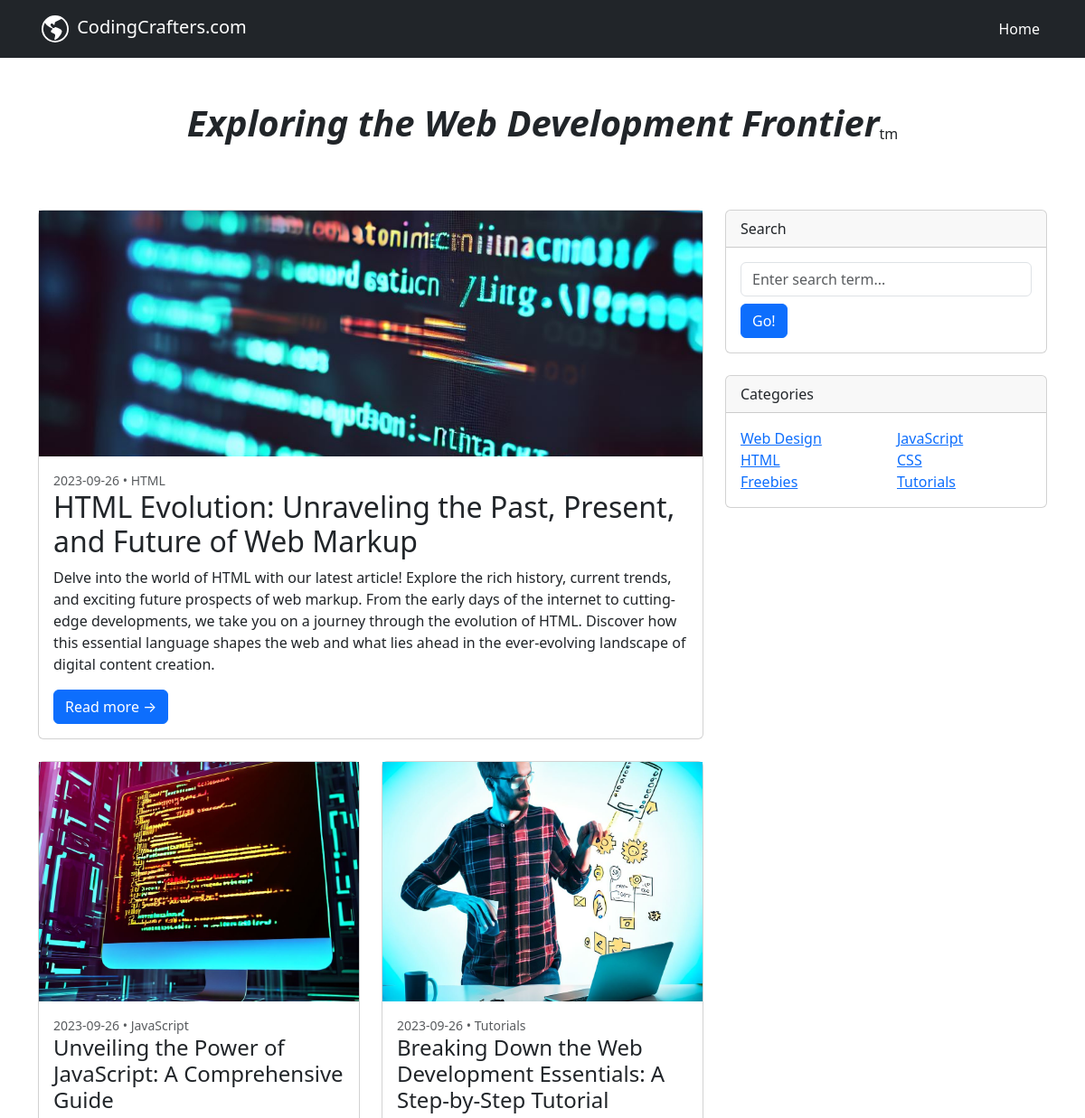
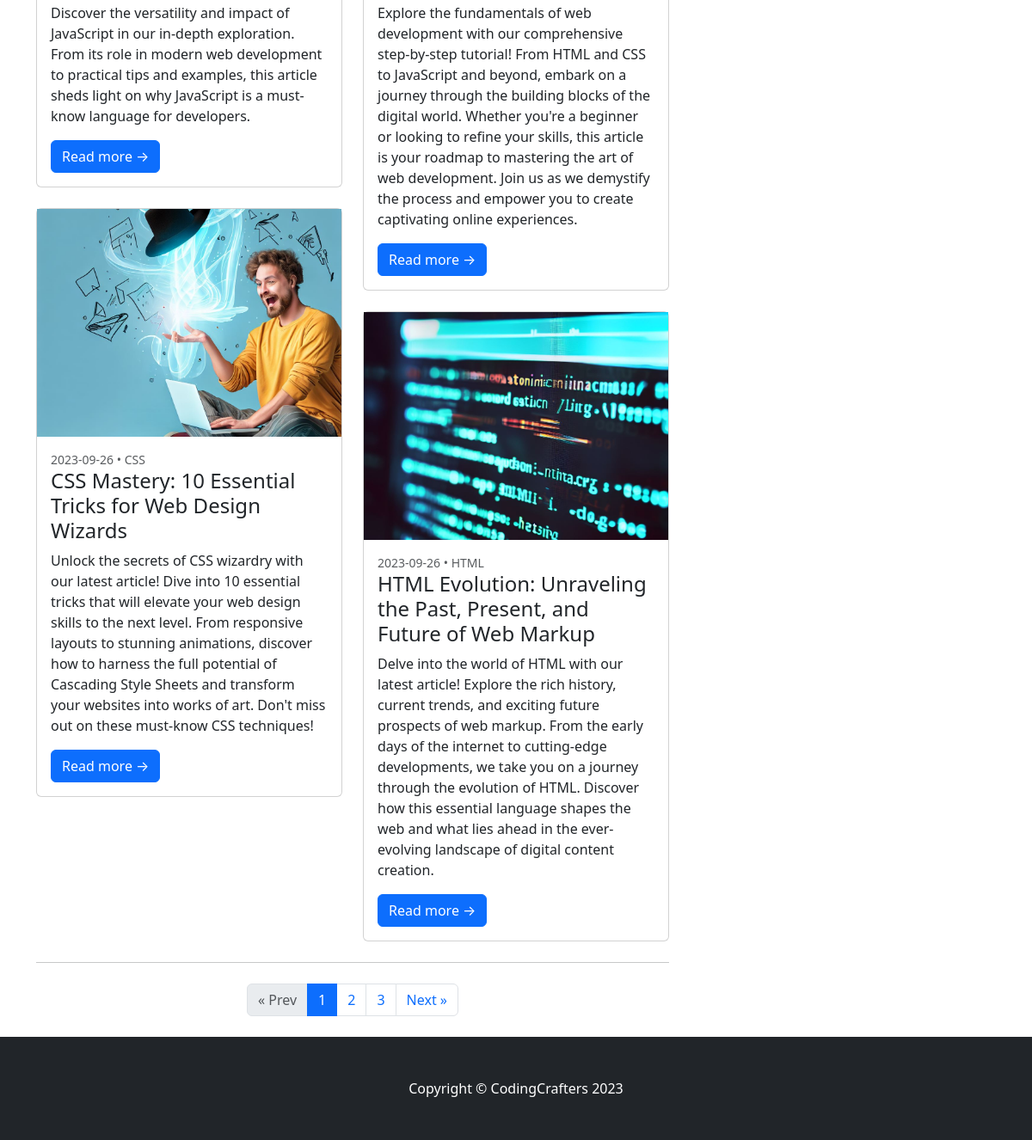
The page / on the database its author committed (2 pictures, top to bottom).
### tables this page shows
CREATE TABLE `post` (
  `post_id` int(11) NOT NULL,
  `title` text NOT NULL,
  `description` text NOT NULL,
  `content` text NOT NULL,
  `image` text NOT NULL,
  `featured` tinyint(1) NOT NULL,
  `date` date NOT NULL,
  `category` text NOT NULL,
  `user_id` int(11) DEFAULT NULL
);

### index.php (the view, shortened to what this page needs)
<?php
require_once "./php/db_connect.php";
try {
    $current_page = isset($_GET['page']) ? intval($_GET['page']) : 1;
    $offset = ($current_page - 1) * RESULTS_PER_PAGE;
    $sql = 'SELECT * FROM post ORDER BY date DESC';
    if (isset($_GET['category'])) {
        $category = filter_input(INPUT_GET, 'category', FILTER_SANITIZE_STRING);
        $sql = 'SELECT * FROM post WHERE category = :category ORDER BY date DESC';
        $stmt = $connection->prepare($sql);
        $stmt->bindParam(':category', $category, PDO::PARAM_STR);
        $stmt->execute();
        $blogPosts = $stmt->fetchAll(PDO::FETCH_ASSOC);
    } else {
        $stmt = $connection->prepare($sql);
        $stmt->execute();
        $blogPosts = $stmt->fetchAll(PDO::FETCH_ASSOC);
    }
    $total_results = count($blogPosts);
    $total_pages = ceil($total_results / RESULTS_PER_PAGE);
    $blogPosts = array_slice($blogPosts, $offset, RESULTS_PER_PAGE);
} catch (PDOException $e) {
    error_log('PDOException: ' . $e->getMessage());
    die('Sorry, an error occurred on the page. Please try again later.');
}
?>
<!DOCTYPE html>
<html lang="en">
<head>
    <link href="https://cdn.jsdelivr.net/npm/bootstrap@5.3.0/dist/css/bootstrap.min.css" rel="stylesheet"
>
    <link href="./assets/css/styles.css" rel="stylesheet" />
</head>
<body>
    <header>
        <nav class="navbar navbar-expand-lg navbar-dark bg-dark ">
            <div class="container">
                <a class="navbar-brand" href="./index">
                    CodingCrafters.com
                </a>
                <div class="collapse navbar-collapse" id="navbarSupportedContent">
                    <ul class="navbar-nav ms-auto mb-2 mb-lg-0">
                        <li class="nav-item"><a class="nav-link active" aria-current="page" href="#">Home</a></li>
                    </ul>
                </div>
            </div>
        </nav>
    </header>
    <div class='container mt-5 d-flex justify-content-center '>
        <h1 class='fw-bold fst-italic'>Exploring the Web Development Frontier</h2>
            <div class="divider my-4">tm</div>
    </div>
    <div class="container mt-5">
        <div class="row">
            <div class="col-lg-8">
                <?php
                $featuredPost = null;
                foreach ($blogPosts as $post) {
                    if ($post['featured'] == true) {
                        $featuredPost = $post;
                        break;
                    }
                }
                if ($featuredPost) {
                    ?>
                    <div class="card mb-4">
                        <a href="./pages/post?post_id=<?= $featuredPost['post_id']; ?> " style="height: 17rem;">
                            <div class="aspect-ratio-container">
                                <img class="aspect-ratio-content"
                                    src="./assets/images/uploads/<?= $featuredPost['image']; ?>"
                                    alt="<?= $featuredPost['image']; ?>" style="height: 17rem;" />
                            </div>
                        </a>
                        <div class="card-body">
                            <div class="small text-muted">
                                <?= $featuredPost['date']; ?> •
                                <?= $featuredPost['category']; ?>
                            </div>
                            <h2 class="card-title">
                                <?= $featuredPost['title']; ?>
                            </h2>
                            <p class="card-text">
                                <?= $featuredPost['description']; ?>
                            </p>
                            <a class="btn btn-primary" href="../pages/post?post_id=<?= $featuredPost['post_id']; ?>">Read
                                more
                                →</a>
                        </div>
                    </div>
                    <?php
                }
                ?>
                <div class="row">
                    <?php
                    $cantidad = count($blogPosts);
                    for ($i = 0; $i < $cantidad; $i++) {
                        if ($i % 2 === 0) {
                            ?>
                            <div class="col-lg-6">
                                <?php
                        }
                        ?>
                            <div class="card mb-4">
                                <div class="card-image-container">
                                    <a href="./pages/post?post_id=<?= $blogPosts[$i]['post_id'] ?>">
                                        <div class="aspect-ratio-container">
                                            <img class="aspect-ratio-content"
                                                src="./assets/images/uploads/<?= $blogPosts[$i]['image']; ?>"
                                                alt="<?= $blogPosts[$i]['image']; ?>" />
                                        </div>
                                    </a>
                                </div>
                                <div class="card-body">
                                    <div class="small text-muted">
                                        <?= $blogPosts[$i]['date']; ?> •
                                        <?= $blogPosts[$i]['category']; ?>
                                    </div>
                                    <h2 class="card-title h4">
                                        <?= $blogPosts[$i]['title']; ?>
                                    </h2>
                                    <p class="card-text">
                                        <?= $blogPosts[$i]['description']; ?>
                                    </p>
                                    <a class="btn btn-primary"
                                        href="./pages/post?post_id=<?= $blogPosts[$i]['post_id'] ?>">Read more
                                        →</a>
                                </div>
                            </div>
                            <?php
                            if ($i % 2 === 1 || $i === count($blogPosts) - 1) {
                                ?>
                            </div>
                            <?php
                            }
                    }
                    ?>
                </div>
                <nav aria-label="Pagination">
                    <hr class="my-0" />
                    <ul class="pagination justify-content-center my-4">
                        <?php if ($current_page > 1): ?>
                            <li class="page-item"><a class="page-link" href="?page=<?= $current_page - 1; ?>"
                                    tabindex="-1">&laquo; Prev</a></li>
                        <?php else: ?>
                            <li class="page-item disabled"><span class="page-link">&laquo; Prev</span></li>
                        <?php endif; ?>
                        <?php for ($p = 1; $p <= $total_pages; $p++): ?>
                            <?php if ($current_page == $p): ?>
                                <li class="page-item active" aria-current="page"><span class="page-link">
                                        <?= $p; ?>
                                    </span></li>
                            <?php else: ?>
                                <li class="page-item"><a class="page-link" href="?page=<?= $p; ?>">
                                        <?= $p; ?>
                                    </a></li>
                            <?php endif; ?>
                        <?php endfor; ?>
                        <?php if ($current_page < $total_pages): ?>
                            <li class="page-item"><a class="page-link" href="?page=<?= $current_page + 1; ?>">Next
                                    &raquo;</a></li>
                        <?php else: ?>
                            <li class="page-item disabled"><span class="page-link">Next &raquo;</span></li>
                        <?php endif; ?>
                    </ul>
                </nav>
            </div>
            <div class="col-lg-4">
                <div class="card mb-4">
                    <div class="card-header">Search</div>
                    <div class="card-body">
                        <form action="./index" method="POST">
                            <input class="form-control" type="text" name="search_term"
                                placeholder="Enter search term..." aria-label="Enter search term..."
                                aria-describedby="button-search" />
                            <button class="btn btn-primary mt-2" type="submit">Go!</button>
                        </form>
                    </div>
                </div>
                <div class="card mb-4">
                    <div class="card-header">Categories</div>
                    <div class="card-body">
                        <div class="row">
                            <div class="col-sm-6">
                                <ul class="list-unstyled mb-0">
                                    <li><a href="./index?category=Web Design">Web Design</a></li>
                                    <li><a href="./index?category=HTML">HTML</a></li>
                                    <li><a href="./index?category=Freebies">Freebies</a></li>
                                </ul>
                            </div>
                            <div class="col-sm-6">
                                <ul class="list-unstyled mb-0">
                                    <li><a href="./index?category=JavaScript">JavaScript</a></li>
                                    <li><a href="./index?category=CSS">CSS</a></li>
                                    <li><a href="./index?category=Tutorials">Tutorials</a></li>
                                </ul>
                            </div>
                        </div>
                    </div>
                </div>
            </div>
        </div>
    </div>
    <footer class="py-5 bg-dark">
        <div class="container">
            <p class="m-0 text-center text-white">Copyright &copy; CodingCrafters 2023</p>
        </div>
    </footer>
</body>
</html>

### assets/css/styles.css (style rules this page uses)
html, body { height: 100%; }
.aspect-ratio-container { position: relative; width: 100%; padding-bottom: 75%; overflow: hidden; }
.aspect-ratio-content { position: absolute; top: 0; left: 0; width: 100%; height: 100%; object-fit: cover; }

### rows shown on the page
post: image (picture), date "2023-09-26", category "HTML", title "HTML Evolution: Unraveling the Past, Present, and Future of Web Markup", description "Delve into the world of HTML with our latest article! Explore the rich history, current trends, and exciting future prospects of web markup. From the early days of the internet to cutting-edge developments, we take you on a journey through the evolution of HTML. Discover how this essential language shapes the web and what lies ahead in the ever-evolving landscape of digital content creation."
post: image (picture), date "2023-09-26", category "JavaScript", title "Unveiling the Power of JavaScript: A Comprehensive Guide", description "Discover the versatility and impact of JavaScript in our in-depth exploration. From its role in modern web development to practical tips and examples, this article sheds light on why JavaScript is a must-know language for developers."
post: image (picture), date "2023-09-26", category "CSS", title "CSS Mastery: 10 Essential Tricks for Web Design Wizards", description "Unlock the secrets of CSS wizardry with our latest article! Dive into 10 essential tricks that will elevate your web design skills to the next level. From responsive layouts to stunning animations, discover how to harness the full potential of Cascading Style Sheets and transform your websites into works of art. Don't miss out on these must-know CSS techniques!"
post: image (picture), date "2023-09-26", category "Tutorials", title "Breaking Down the Web Development Essentials: A Step-by-Step Tutorial", description "Explore the fundamentals of web development with our comprehensive step-by-step tutorial! From HTML and CSS to JavaScript and beyond, embark on a journey through the building blocks of the digital world. Whether you're a beginner or looking to refine your skills, this article is your roadmap to mastering the art of web development. Join us as we demystify the process and empower you to create captivating online experiences."
